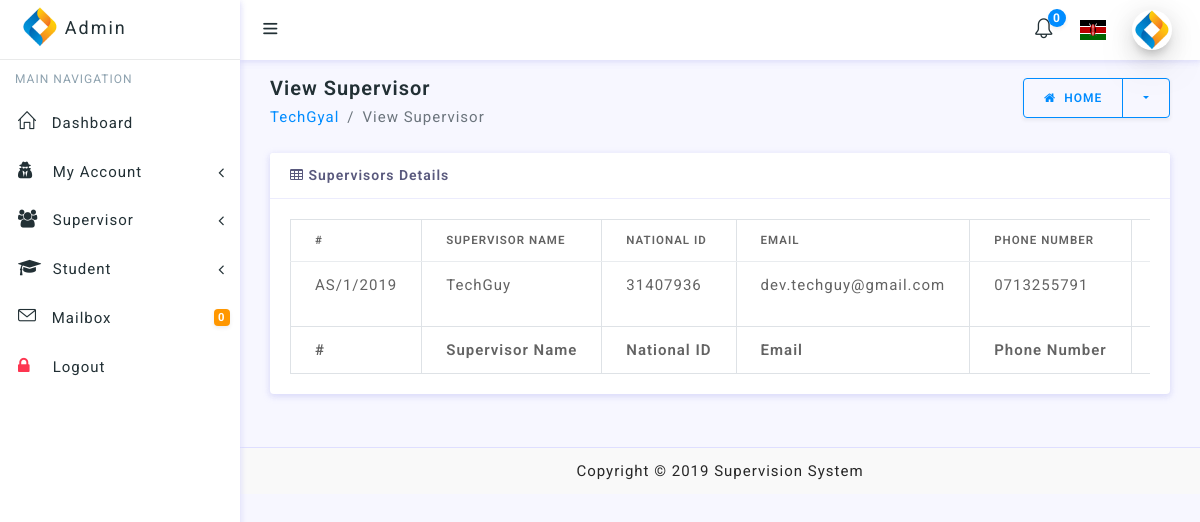
/admin/dashboard/viewSupervisor.php (signed in), run on the app's committed database.
### tables this page shows
CREATE TABLE `admin_table` (
  `id` int(11) NOT NULL,
  `admin_name` varchar(255) NOT NULL,
  `email` varchar(255) NOT NULL,
  `phone_number` varchar(255) NOT NULL,
  `national_id` varchar(255) NOT NULL,
  `secret_code` varchar(255) NOT NULL,
  `password` varchar(255) NOT NULL,
  `created_at` datetime NOT NULL
);

CREATE TABLE `supervisor_table` (
  `id` int(11) NOT NULL,
  `supervisor_name` varchar(255) NOT NULL,
  `email` varchar(255) NOT NULL,
  `phone_number` varchar(255) NOT NULL,
  `national_id` varchar(255) NOT NULL,
  `secret_code` varchar(255) NOT NULL,
  `password` varchar(255) NOT NULL,
  `created_at` datetime NOT NULL
);

### admin/sessions/admin_session.php (called while the page is built, shortened)
<?php
require '../../DBConnection/Connection.php';
$admin_check = $_SESSION['login_admin'];
$ses_sql = mysqli_query($connection, "select * from admin_table where national_id='$admin_check'");
$row = mysqli_fetch_assoc($ses_sql);
$admin_name = $row['admin_name'];

### admin/dashboard/viewSupervisor.php (the view, shortened to what this page needs)
<?php
require '../sessions/admin_session.php';
?>
<!doctype html>
<html lang="en">
<head>
    <link href="../../inc/table.css" rel="stylesheet" type="text/css"/>
</head>
<body>
<div id="wrapper">
    <?php
    require '../layouts/admin_layout.php';
    ?>
    <div class="content-wrapper">
        <div class="container-fluid">
            <div class="row pt-2 pb-2">
                <div class="col-sm-9">
                    <h4 class="page-title">View Supervisor</h4>
                    <ol class="breadcrumb">
                        <li class="breadcrumb-item"><a href="changePassword.php"><?php echo $admin_name ?></a></li>
                        <li class="breadcrumb-item active" aria-current="page">View Supervisor</li>
                    </ol>
                </div>
                <div class="col-sm-3">
                    <a href="home.php">
                        <div class="btn-group float-sm-right">
                            <button type="button" class="btn btn-outline-primary waves-effect waves-light"><i
                                        class="fa fa-home mr-1"></i> Home
                            </button>
                            <button type="button"
                                    class="btn btn-outline-primary dropdown-toggle dropdown-toggle-split waves-effect waves-light"
                                    data-toggle="dropdown">
                            </button>
                        </div>
                    </a>
                </div>
            </div>
            <div class="row">
                <div class="col-lg-12">
                    <div class="card">
                        <?php
                        if ($connection) {
                            $result = mysqli_query($connection, "SELECT * FROM supervisor_table ORDER BY id DESC ");
                            if (mysqli_num_rows($result) > 0) {
                                echo '<div class="card-header"><i class="fa fa-table"></i> Supervisors Details</div>';
                                echo '<div class="card-body">';
                                echo '<div class="table-responsive">
                                <table id="example" class="table table-bordered">
                                    <thead>
                                    <tr>
                                        <th>#</th>
                                        <th>Supervisor Name</th>
                                        <th>National ID</th>
                                        <th>Email</th>
                                        <th>Phone Number</th>
                                        <th>Secret Code</th>
                                        <th>Action</th>
                                        <th>Created At</th>
                                    </tr>
                                    </thead>';
                                echo '<tbody>';
                                while ($row = mysqli_fetch_array($result)) {
                                    echo "<tr><td>";
                                    echo 'AS/' . $row['id'] . '/' . date('Y');
                                    echo "</td><td>";
                                    echo $row['supervisor_name'];
                                    echo "</td><td>";
                                    echo $row['national_id'];
                                    echo "</td><td>";
                                    echo $row['email'];
                                    echo "</td><td>";
                                    echo $row['phone_number'];
                                    echo "</td><td>";
                                    echo "</td><td>";
                                    echo "</td><td>";
                                    echo "</td></tr>";
                                }
                                echo '</tbody>';
                                echo '<tfoot>
                                    <tr>
                                        <th>#</th>
                                        <th>Supervisor Name</th>
                                        <th>National ID</th>
                                        <th>Email</th>
                                        <th>Phone Number</th>
                                        <th>Secret Code</th>
                                        <th>Action</th>
                                        <th>Created At</th>
                                    </tr>
                                    </tfoot>
                                </table>
                            </div>';
                                echo '</div>';
                            } else {
                                echo '<center><h2 class="text-danger text-uppercase">No Supervisors Were Found.</h2></center>';
                            }
                        }
                        ?>
                    </div>
                </div>
            </div>
        </div>
    </div>
    <?php
    require('../../inc/footer.php')
    ?>
</div>
</body>
</html>

### data on the page
admin_table: admin_name "TechGyal"
supervisor_table: id "1", supervisor_name "TechGuy", national "31407936", email "dev.techguy@gmail.com", phone_number "0713255791"

### other printed values
$unReadNotifications "0"
$appName "Supervision System"
